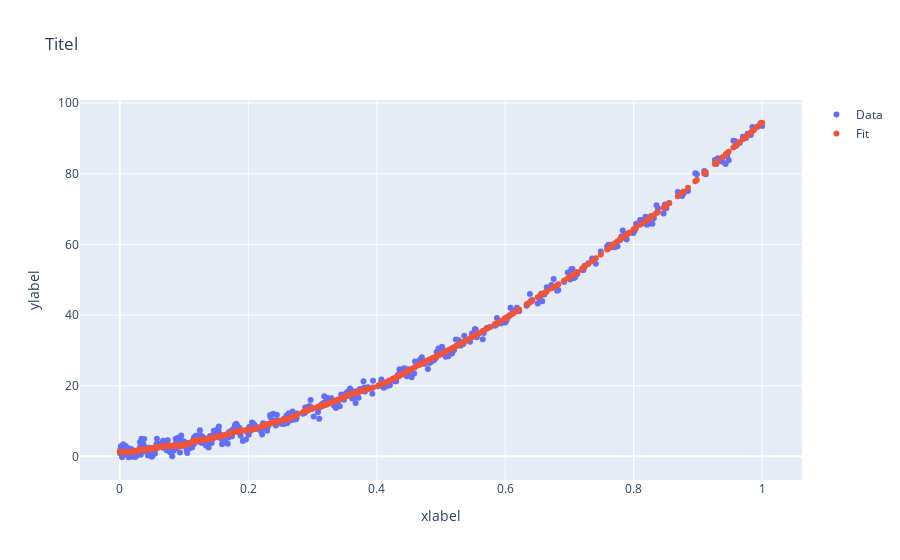
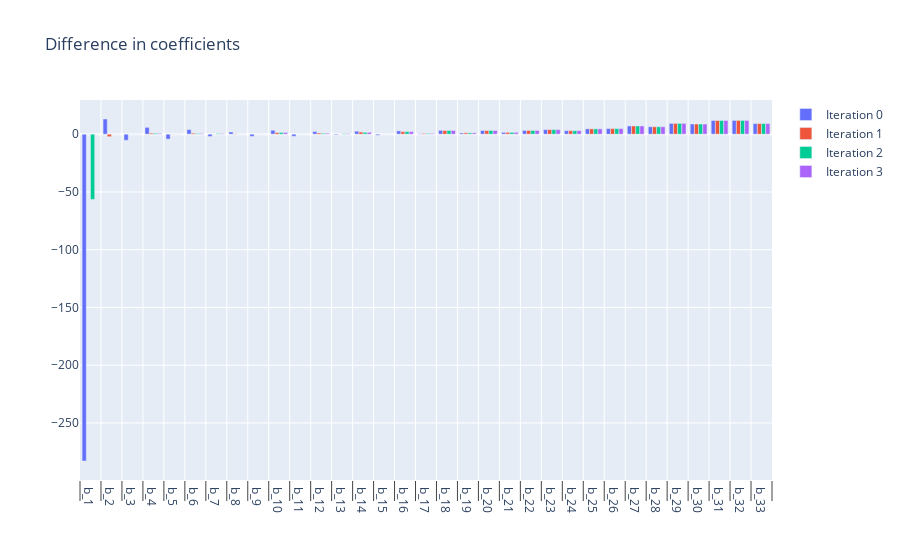
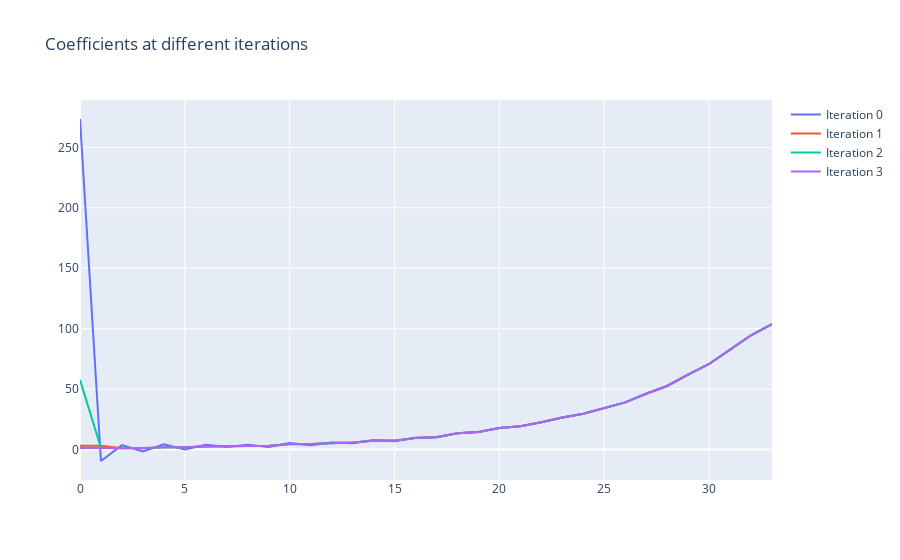

The code cell stored with these charts, in order, in its notebook:
### Code cell
######################################################
######################################################
# TEST CASE
######################################################
######################################################
m = ( ('s(1)', 'inc', 34), ) 
     #('s(2)', 'conv', 10),
     #('s(3)', 'smooth', 10), ('s(4)', 'smooth', 10), )
     #   ('s(3)', 'smooth', 10), ('s(4)', 'smooth', 10)  )

M = Model(m)
f = M.fit(X_norm, y_norm, lam_c=100, plot_=True)
bar_chart_of_coefficient_difference_dataframe(M.df_beta)
line_chart_of_coefficient_dataframe(M.df_beta)

### Figure 1 — Plotly figure (JSON) as saved in the notebook; plotly's stock layout.template omitted (floating-point values rounded to 4 significant figures; data arrays with more than 128 entries replaced by an {"elided": "..."} marker saying what was removed)
{"data": [{"mode": "markers", "name": "Data", "type": "scatter", "x": {"elided": "500 float values"}, "y": {"elided": "500 float values"}}, {"mode": "markers", "name": "Fit", "type": "scatter", "x": {"elided": "500 float values"}, "y": {"elided": "500 float values"}}], "layout": {"title": {"text": "Titel"}, "xaxis": {"title": {"text": "xlabel"}}, "yaxis": {"title": {"text": "ylabel"}}}}

### Figure 2 — Plotly figure (JSON) as saved in the notebook; plotly's stock layout.template omitted (floating-point values rounded to 4 significant figures)
{"data": [{"name": "Iteration 0", "type": "bar", "x": ["b_1", "b_2", "b_3", "b_4", "b_5", "b_6", "b_7", "b_8", "b_9", "b_10", "b_11", "b_12", "b_13", "b_14", "b_15", "b_16", "b_17", "b_18", "b_19", "b_20", "b_21", "b_22", "b_23", "b_24", "b_25", "b_26", "b_27", "b_28", "b_29", "b_30", "b_31", "b_32", "b_33"], "y": [-282.9, 13.15, -5.278, 5.915, -4.287, 4.005, -2.009, 1.916, -1.902, 3.386, -1.86, 2.332, -0.642, 2.639, -0.9426, 2.863, 0.3207, 3.374, 1.062, 3.182, 1.568, 3.24, 3.962, 3.033, 4.614, 4.838, 7.149, 6.443, 9.338, 8.827, 11.87, 11.92, 9.184]}, {"name": "Iteration 1", "type": "bar", "x": ["b_1", "b_2", "b_3", "b_4", "b_5", "b_6", "b_7", "b_8", "b_9", "b_10", "b_11", "b_12", "b_13", "b_14", "b_15", "b_16", "b_17", "b_18", "b_19", "b_20", "b_21", "b_22", "b_23", "b_24", "b_25", "b_26", "b_27", "b_28", "b_29", "b_30", "b_31", "b_32", "b_33"], "y": [3.558e-05, -2.169, -0.01253, 0.9055, -0.01739, 0.9064, 0.004105, 0.2755, -0.005398, 1.411, -0.008648, 1.058, 0.00357, 1.884, -0.004938, 2.156, 0.7151, 3.163, 1.166, 3.131, 1.596, 3.223, 3.969, 3.029, 4.616, 4.837, 7.15, 6.442, 9.339, 8.827, 11.87, 11.92, 9.184]}, {"name": "Iteration 2", "type": "bar", "x": ["b_1", "b_2", "b_3", "b_4", "b_5", "b_6", "b_7", "b_8", "b_9", "b_10", "b_11", "b_12", "b_13", "b_14", "b_15", "b_16", "b_17", "b_18", "b_19", "b_20", "b_21", "b_22", "b_23", "b_24", "b_25", "b_26", "b_27", "b_28", "b_29", "b_30", "b_31", "b_32", "b_33"], "y": [-56.48, -0.01699, -0.02862, 0.7826, -0.0139, 0.6089, 0.5566, -0.05584, -0.003897, 1.51, -0.00736, 0.8026, 0.4573, 1.597, -0.003464, 2.229, 0.6669, 3.189, 1.153, 3.137, 1.593, 3.225, 3.968, 3.03, 4.616, 4.837, 7.15, 6.442, 9.338, 8.827, 11.87, 11.92, 9.184]}, {"name": "Iteration 3", "type": "bar", "x": ["b_1", "b_2", "b_3", "b_4", "b_5", "b_6", "b_7", "b_8", "b_9", "b_10", "b_11", "b_12", "b_13", "b_14", "b_15", "b_16", "b_17", "b_18", "b_19", "b_20", "b_21", "b_22", "b_23", "b_24", "b_25", "b_26", "b_27", "b_28", "b_29", "b_30", "b_31", "b_32", "b_33"], "y": [-0.01725, -0.03439, -0.04124, 0.694, -0.01343, 0.6561, 0.4885, -0.003764, -0.006309, 1.496, -0.007271, 0.8068, 0.4549, 1.598, -0.003469, 2.228, 0.6671, 3.189, 1.153, 3.137, 1.593, 3.225, 3.968, 3.03, 4.616, 4.837, 7.15, 6.442, 9.338, 8.827, 11.87, 11.92, 9.184]}], "layout": {"title": {"text": "Difference in coefficients"}, "xaxis": {"showgrid": true, "ticklen": 20, "ticks": "outside", "tickson": "boundaries"}}}

### Figure 3 — Plotly figure (JSON) as saved in the notebook; plotly's stock layout.template omitted (floating-point values rounded to 4 significant figures)
{"data": [{"mode": "lines", "name": "Iteration 0", "type": "scatter", "x": [0, 1, 2, 3, 4, 5, 6, 7, 8, 9, 10, 11, 12, 13, 14, 15, 16, 17, 18, 19, 20, 21, 22, 23, 24, 25, 26, 27, 28, 29, 30, 31, 32, 33], "y": [273.5, -9.466, 3.689, -1.589, 4.327, 0.0395, 4.045, 2.036, 3.952, 2.05, 5.435, 3.575, 5.907, 5.265, 7.904, 6.961, 9.825, 10.15, 13.52, 14.58, 17.76, 19.33, 22.57, 26.53, 29.57, 34.18, 39.02, 46.17, 52.61, 61.95, 70.78, 82.64, 94.56, 103.7]}, {"mode": "lines", "name": "Iteration 1", "type": "scatter", "x": [0, 1, 2, 3, 4, 5, 6, 7, 8, 9, 10, 11, 12, 13, 14, 15, 16, 17, 18, 19, 20, 21, 22, 23, 24, 25, 26, 27, 28, 29, 30, 31, 32, 33], "y": [3.187, 3.187, 1.018, 1.006, 1.911, 1.894, 2.8, 2.804, 3.08, 3.074, 4.485, 4.477, 5.535, 5.538, 7.422, 7.417, 9.573, 10.29, 13.45, 14.62, 17.75, 19.34, 22.57, 26.54, 29.57, 34.18, 39.02, 46.17, 52.61, 61.95, 70.78, 82.64, 94.56, 103.7]}, {"mode": "lines", "name": "Iteration 2", "type": "scatter", "x": [0, 1, 2, 3, 4, 5, 6, 7, 8, 9, 10, 11, 12, 13, 14, 15, 16, 17, 18, 19, 20, 21, 22, 23, 24, 25, 26, 27, 28, 29, 30, 31, 32, 33], "y": [57.67, 1.19, 1.173, 1.144, 1.927, 1.913, 2.522, 3.079, 3.023, 3.019, 4.529, 4.521, 5.324, 5.781, 7.378, 7.374, 9.603, 10.27, 13.46, 14.61, 17.75, 19.34, 22.57, 26.54, 29.57, 34.18, 39.02, 46.17, 52.61, 61.95, 70.78, 82.64, 94.56, 103.7]}, {"mode": "lines", "name": "Iteration 3", "type": "scatter", "x": [0, 1, 2, 3, 4, 5, 6, 7, 8, 9, 10, 11, 12, 13, 14, 15, 16, 17, 18, 19, 20, 21, 22, 23, 24, 25, 26, 27, 28, 29, 30, 31, 32, 33], "y": [1.308, 1.291, 1.256, 1.215, 1.909, 1.896, 2.552, 3.04, 3.037, 3.03, 4.526, 4.519, 5.326, 5.781, 7.378, 7.375, 9.603, 10.27, 13.46, 14.61, 17.75, 19.34, 22.57, 26.54, 29.57, 34.18, 39.02, 46.17, 52.61, 61.95, 70.78, 82.64, 94.56, 103.7]}], "layout": {"title": {"text": "Coefficients at different iterations"}}}
